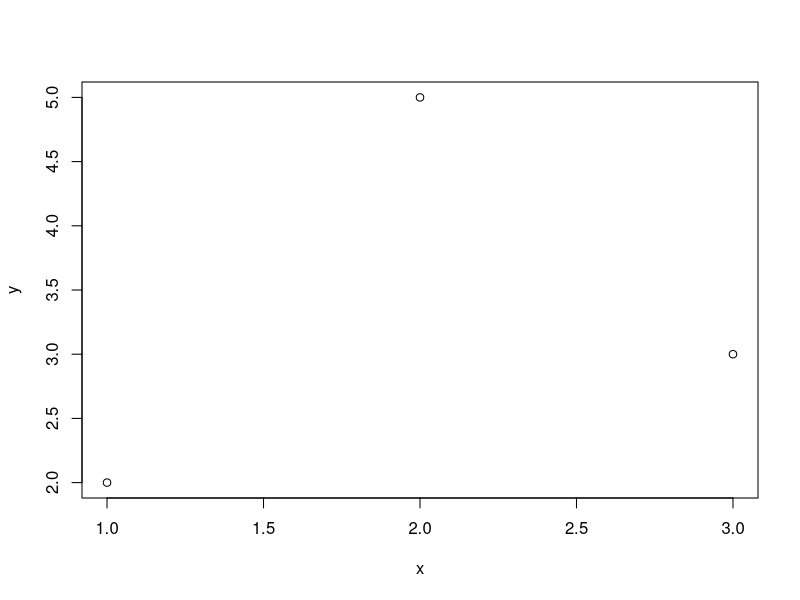

R code for this plot:
## ---- chunk 1
# Ülesanne 1.3
# sinu kood + kommentaar

## ---- chunk 2
# Ülesanne 2.1a
plot_digit = function(digit, ...){
  cols = grey(seq(1, 0, length = 256))
  image(t(matrix(as.numeric(digit), nrow=28, ncol=28)[28:1, ]), col = cols, ...)
}

# sinu kood

## ---- chunk 3
# Ülesanne 2.1b
library(pheatmap)

plot_digit_pheatmap = function(digit){
  mat = matrix(as.numeric(digit), nrow=28, ncol=28)
  pheatmap(mat, cluster_cols=FALSE, cluster_rows=FALSE)
}

# sinu kood
## ---- chunk 4
# Ülesanne 2.1c
# sinu kood
## ---- chunk 5
# Ülesanne 2.2a
# sinu kood

## ---- chunk 6
# Ülesanne 2.2c
# sinu kood
## ---- chunk 7
# Ülesanne 2.2e
# sinu kood

## ---- chunk 8
# Ülesanne 2.3a
# sinu kood
## ---- chunk 9
# Ülesanne 2.3c
x = c(1,2,3)
y = c(2,5,3)
plot(x, y)
identify(c(1,2,3), c(2,5,3), n=1)
# kliki joonisel ja jälgi konsooli

# sinu kood

## ---- chunk 10
plot_digit = function(digit, x=NA, y=NA, scale=1, add=FALSE, transparency=FALSE, ...){
  if(is.na(x)){
    x = 0
  }
  if(is.na(y)){
    y = 0
  }
  
  x_id = seq(x, x + scale, length=28)
  y_id = seq(y, y + scale, length=28)
  
  if(transparency==TRUE){
    tmp = as.character(round(seq(0, 0.99, length=256)*100))
    tmp[nchar(tmp) == 1] = paste("0", tmp[nchar(tmp) == 1], sep="")
    cols = colorRampPalette(c("#FFFFFF", "#000000"))(256)
    cols = paste(cols, tmp, sep="")
  }
  else{
    cols = grey(seq(1, 0, length = 256))
  }
  
  image(x_id, y_id, t(matrix(as.numeric(digit), nrow=28, ncol=28)[28:1, ]),
        col = cols, axes=F, asp=1, add=add, ...)
}


## ---- chunk 11
# Ülesanne 2.3e
# sinu kood
## ---- chunk 12
# Ülesanne 2.3g
# sinu kood

## ---- chunk 13
# Ülesanne B2.1
# sinu kood
## ---- chunk 14
# Ülesanne B2.2
# sinu kood
## ---- chunk 15
# Ülesanne 3.1
# sinu kood

## ---- chunk 16
# Ülesanne 3.2a
# sinu kood

## ---- chunk 17
# Ülesanne 3.2b
# sinu kood

## ---- chunk 18
# Ülesanne 3.2c
# sinu kood

## ---- chunk 19
# Ülesanne 3.3
# sinu kood

## ---- chunk 20
# Ülesanne 3.4a
# sinu kood

## ---- chunk 21
# Ülesanne 3.3b
# sinu kood

